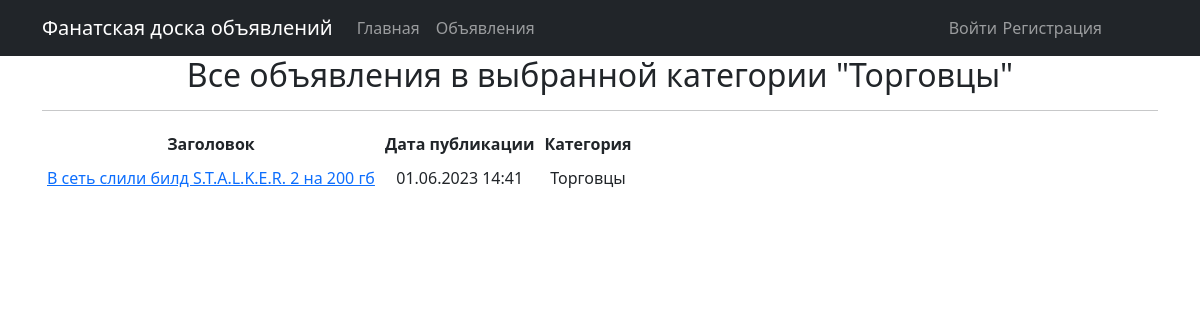
The app's page /ads/category/4, older data.
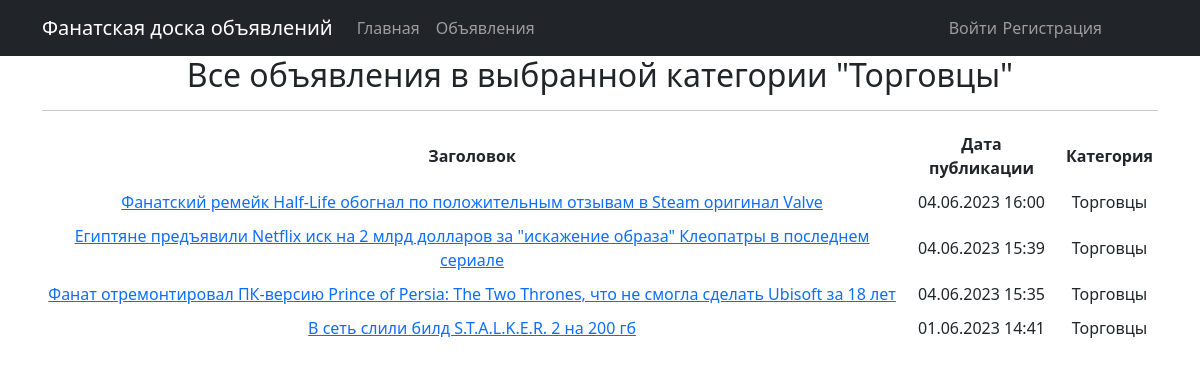
The same page, newer data.
### ads/models.py (models this page shows, shortened)
class Advertisement(models.Model):
    headline = models.CharField(max_length=128)
    text = models.TextField()
    created_at = models.DateTimeField(auto_now_add=True)
    author = models.ForeignKey(User, on_delete=models.CASCADE)
    category = models.ForeignKey(Category, on_delete=models.CASCADE)

class Category(models.Model):
    name = models.CharField(max_length=20, unique=True)
    subscribers = models.ManyToManyField(User, blank=True, related_name='categories')
    def __str__(self):
        return self.name

### ads/views.py (the view)
# urls.py: path('category/<int:pk>', AdsListByCategoryView.as_view(), name='category_list'),
class AdsListByCategoryView(AdsListView):
    template_name = 'ads/category_list.html'
    context_object_name = 'category_ads_list'
    def get_queryset(self):
        self.category = get_object_or_404(Category, id=self.kwargs['pk'])
        queryset = Advertisement.objects.filter(category=self.category).order_by('-created_at')
        return queryset
    def get_context_data(self, **kwargs):
        context = super().get_context_data(**kwargs)
        context['is_not_subscriber'] = self.request.user not in self.category.subscribers.all()
        context['category'] = self.category
        return context

### templates/ads/category_list.html (shortened to what this page needs)
{% extends 'default.html' %}
{% block content %}
    <h2>Все объявления в выбранной категории "{{ category }}"</h2>
    <hr>
	{% if category %}
		<table cellpadding="5">
			<tr>
				<th>Заголовок</th>
				<th>Дата публикации</th>
				<th>Категория</th>
			</tr>
			{% for adv in category_ads_list %}
				<tr>
					<td><a href="{% url 'adv_detail' pk=adv.pk %}">{{ adv.headline }}</a></td>
					<td>{{ adv.created_at|date:'d.m.Y H:i' }}</td>
					<td>{{ category }}</td>
				</tr>
			{% endfor %}
		</table>
	{% else %}
		<h2>Объявлений нет!</h2>
	{% endif %}
{% endblock content %}

Row changes from the older to the newer data that the page shows:
added Advertisement: headline "Фанатский ремейк Half-Life обогнал по положительным отзывам в Steam оригинал Valve", created_at "04.06.2023 16:00", {{ category }} "Торговцы"
added Advertisement: headline "Египтяне предъявили Netflix иск на 2 млрд долларов за \"искажение образа\" Клеопатры в последнем сериале", created_at "04.06.2023 15:39", {{ category }} "Торговцы"
added Advertisement: headline "Фанат отремонтировал ПК-версию Prince of Persia: The Two Thrones, что не смогла сделать Ubisoft за 18 лет", created_at "04.06.2023 15:35", {{ category }} "Торговцы"
